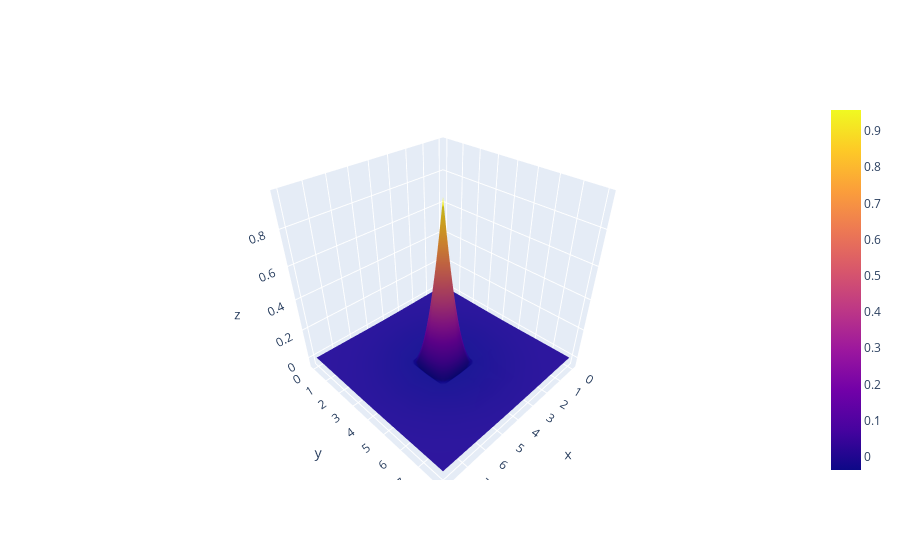

Notebook source saved alongside this figure:
### Code cell
fig = go.Figure(data=[
    go.Surface(z=h)])
fig.show()
